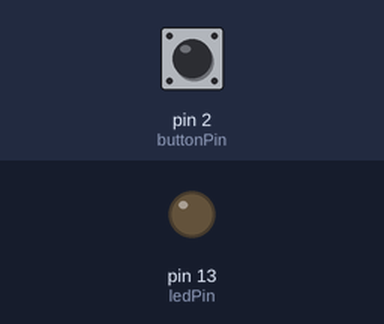
The sketch below on a simulated Arduino Uno, built with avr-gcc and run on an emulated ATmega328P. Shown: output pins drawn as LEDs (lit = HIGH). Dashed ring = blinking. Inputs (shaded band) come from the test bench; at power-on: pin 2 (buttonPin) HIGH.

Above: at 1.2 s.
1.3 s: pin 2 (buttonPin) pulled LOW for 1 s
At 1.42 s:
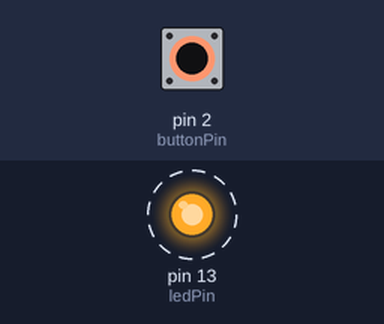
3.8 s: pin 2 (buttonPin) pulled LOW for 0.15 s
At 4.4 s:
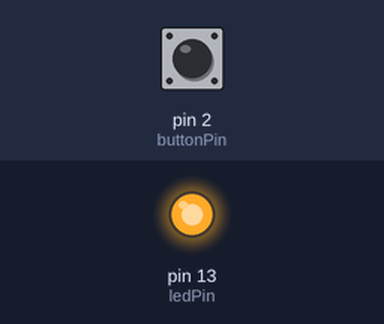
5.4 s: pin 2 (buttonPin) pulled LOW for 3.2 s
At 9.1 s:
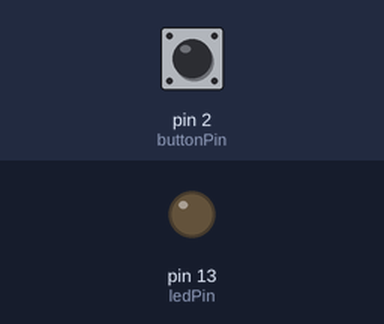
Timing chart, 0 to 10.6 s (numbered marks = the images above; inputs shaded):
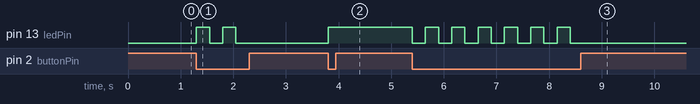

The sketch:

button_example.ino
```cpp
/*
  Button Example
  - Button: D2 (active LOW)
  - LED: D13 (built-in)
*/
const int buttonPin = 2;
const int ledPin = 13;
bool ledState = false;
void setup() {
  pinMode(buttonPin, INPUT_PULLUP);
  pinMode(ledPin, OUTPUT);
}
void loop() {
  if (digitalRead(buttonPin) == LOW) {
    ledState = !ledState;
    digitalWrite(ledPin, ledState);
    delay(250); // Debounce
  }
} 
```

Measured:
- after the input at 1.3 s, pin 13 (ledPin): alternates HIGH for 0.25 s and LOW for 0.25 s, 4 changes in all, then stays LOW, starting at once
- after the input at 3.8 s, pin 13 (ledPin): LOW → HIGH at once
- after the input at 5.4 s, pin 13 (ledPin): alternates HIGH for 0.25 s and LOW for 0.25 s, 13 changes in all, then stays LOW, starting at once
